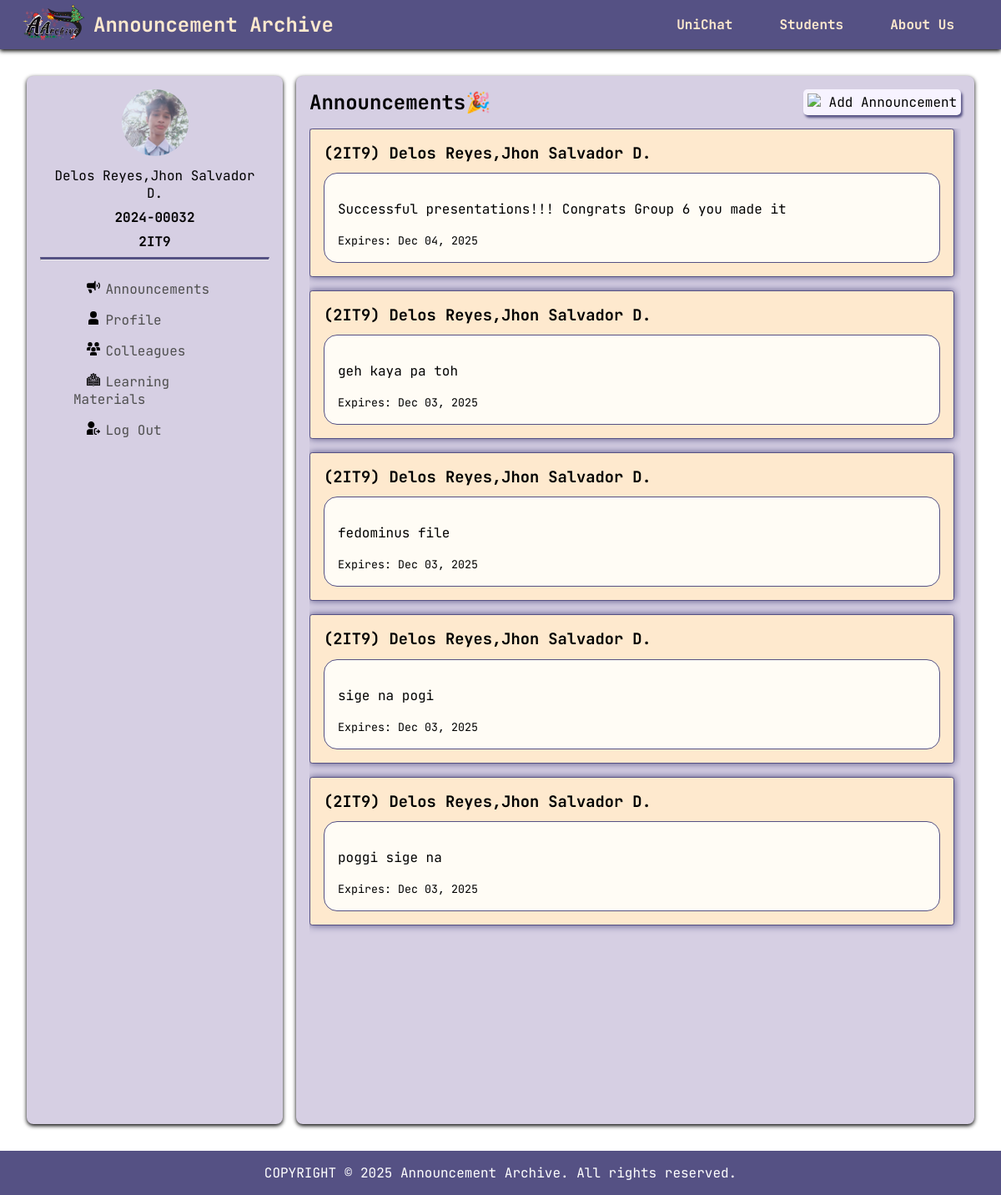
Screenshot of /announcement.php (signed in) with the database file from the repository.
### tables this page shows
CREATE TABLE `userdata` (
  `id` int(11) NOT NULL,
  `full_name` varchar(100) NOT NULL,
  `student_id` varchar(20) NOT NULL,
  `section` varchar(50) NOT NULL,
  `username` varchar(50) NOT NULL,
  `password` varchar(255) NOT NULL,
  `role` enum('Admin','User') NOT NULL,
  `created_at` timestamp NOT NULL DEFAULT current_timestamp()
);

CREATE TABLE `announcements` (
  `id` int(11) NOT NULL,
  `user_id` int(11) NOT NULL,
  `message` text NOT NULL,
  `expires_at` date NOT NULL,
  `created_at` timestamp NOT NULL DEFAULT current_timestamp()
);

### announcement.php (the view, shortened to what this page needs)
<?php
  include("userdb.php");
  $current_date = date('Y-m-d H:i:s');
  $announcements_query = "SELECT a.*, u.full_name, u.section
                        FROM announcements a
                        JOIN userdata u ON a.user_id = u.id
                        WHERE expires_at > ?
                        ORDER BY a.created_at DESC";
  $stmt = $conn->prepare($announcements_query);
  $stmt->bind_param("s", $current_date);
  $stmt->execute();
  $announcements_result = $stmt->get_result();
  $announcements = [];
  while ($row = $announcements_result->fetch_assoc()) {
      $announcements[] = $row;
  }
  $user_id = $_SESSION['user_id'];
  $sql = "SELECT full_name, student_id, section FROM userdata WHERE id = ?";
  $stmt = mysqli_prepare($conn, $sql);
  mysqli_stmt_bind_param($stmt, "i", $user_id);
  mysqli_stmt_execute($stmt);
  $result = mysqli_stmt_get_result($stmt);
  if ($row = mysqli_fetch_assoc($result)) {
    $full_name = htmlspecialchars($row['full_name']);
    $student_id = htmlspecialchars($row['student_id']);
    $section = htmlspecialchars($row['section']);
  } else {
    session_destroy();
    header("Location: login.php");
    exit;
  }
?>
<!DOCTYPE html>
<html lang="en">
<head>
  <link rel="stylesheet" href="announcement.css" />
  <link rel="stylesheet" href="nav-bar.css" />
</head>
<body>
  <nav>
    <div class="nav1">
      <a href="announcement.php"><img src="images/logo-icon.png" class="logo-icon" /></a>
      <h2>Announcement Archive</h2>
    </div>
    <ul class="nav2">
      <li><a href="">UniChat</a></li>
      <li><a href="">Students</a></li>
      <li><a href="about.php">About Us</a></li>
    </ul>
  </nav>
  <main id="main-frame">
    <section id="profile">
      <div class="main-profile">
        <img src="images/fed.jpg" />
        <p> <?php echo $full_name; ?> </p>
        <p><strong><?php echo $student_id; ?></strong></p>
        <p><strong><?php echo $section; ?></strong></p>
        <hr />
      </div>
      <div class="navigations">
        <ul>
          <li>
            <a href="announcement.php"><img src="images/announcement.svg" />Announcements</a>
          </li>
          <li>
            <a href="profile.php"><img src="images/profile.svg" />Profile</a>
          </li>
          <li>
            <a href="colleagues.php"><img src="images/colleagues.svg" />Colleagues</a>
          </li>
          <li>
            <a href="learning-materials.php"><img src="images/learning- material.png" />Learning Materials</a>
          </li>
           <li>
            <a href="logout.php"><img src="images/user-logout.svg" />Log Out</a>
          </li>
        </ul>
      </div>
    </section>
    <section id="announcement-board">
      <div class="add-ann">
        <h2>Announcements🎉</h2>
        <button type="button" id="addAnns"><img src="images/add-button.svg"> Add Announcement</button>
      </div>
      <div class="scroll-box">
        <?php if (!empty($announcements)): ?>
          <?php foreach ($announcements as $ann): ?>
          <div class="board">
            <h3>(<?php echo htmlspecialchars($ann['section']); ?>) <?php echo htmlspecialchars($ann['full_name']); ?></h3>
            <div class="container">
              <p><?php echo nl2br(htmlspecialchars($ann['message'])); ?></p>
              <small>Expires: <?php echo date('M d, Y', strtotime($ann['expires_at'])); ?></small>
            </div>
          </div>
          <?php endforeach; ?>
        <?php endif; ?>
      </div>
    </section>
  </main>
  <footer>
    <p>COPYRIGHT &copy; 2025 Announcement Archive. All rights reserved.</p>
  </footer>
</body>
</html>

### announcement.css (style rules this page uses)
* { --main-color: #555184; --second-color: #d6cfe3; --text-color: #fee9ce; --color2: #fffcf5; --color3: #f7f3ff; }
#announcement-board { background-color: var(--second-color); border-radius: 0.5rem; padding: 1rem; width: 80%; box-shadow: 0 2px 5px; }
#announcement-board h2 { margin: 0 0 1rem 0; }
#announcement-board .add-ann { display: flex; align-items: center; justify-content: space-between; }
#announcement-board .add-ann img { width: 0.8rem; }
#announcement-board .add-ann button { padding: 0.3rem; border-radius: 5px; background-color: var(--color3); font-size: 1rem; font-family: JetBrainsMono; border: none; box-shadow: 2px 3px 3px var(--main-color); margin-bottom: 1rem; }
#announcement-board .scroll-box { height: 90%; overflow-y: auto; padding-right: 0.5rem; scrollbar-width: thin; scrollbar-color: var(--main-color) var(--color2); }
#announcement-board .board { box-shadow: 0 0 10px var(--main-color); background-color: var(--text-color); height: auto; padding: 1rem; border-radius: 0.2rem; border: 1px solid var(--main-color); margin: 0 0 1rem; }
#announcement-board .board h3 { margin: 0 0 0.7rem 0; }
#announcement-board .board div { background-color: var(--color2); border-radius: 1rem; padding: 1rem; border: 1px solid var(--main-color); }
.board { background: white; border-radius: 10px; padding: 20px; margin-bottom: 15px; box-shadow: 0 2px 5px rgba(0,0,0,0.1); border: 1px solid #e0e0e0; }

### nav-bar.css (style rules this page uses)
body { font-family: JetBrainsMono; margin: 0; }
* { --main-color: #555184; --second-color: #d6cfe3; --text-color: #fee9ce; --color2: #fffcf5; --color3: #f7f3ff; }
hr { border-top: 3px solid var(--main-color); }
nav { background-color: var(--main-color); padding: 0 2rem 0 1rem; justify-content: space-between; display: flex; box-shadow: 0 2px 5px; align-items: center; }
nav .nav1 { display: flex; color: var(--text-color); align-items: center; }
nav .nav1 h2 { margin: 0; }
nav .nav2 { display: flex; gap: 0.5rem; list-style-type: none; margin: 0; }
nav .nav2 li { cursor: pointer; padding: 0.5rem; }
nav .nav2 li a { text-decoration: none; font-weight: bold; color: var(--text-color); padding: 1rem; }
nav .nav1 .logo-icon { width: 6rem; }
#main-frame { display: flex; height: 100vh; margin: 2rem; gap: 1rem; }
#main-frame #profile .navigations ul li, #main-frame #profile .navigations ul li a { list-style-type: none; text-decoration: none; }
#main-frame #profile { background-color: var(--second-color); border-radius: 0.5rem; padding: 1rem; width: 20rem; box-shadow: 0 2px 5px; }
#main-frame #profile .main-profile { text-align: center; }
#main-frame #profile .main-profile img { width: 5rem; border-radius: 100%; }
#main-frame #profile .main-profile p { margin: 0.5rem; }
#main-frame #profile .navigations ul { padding-left: 2rem; }
#main-frame #profile .navigations li { padding: 0.5rem; width: fit-content; }
#main-frame #profile .navigations li a { color: rgb(79, 79, 79); padding: 1rem; }
#main-frame #profile .navigations img { width: 1rem; margin-right: 0.4rem; }
footer { background-color: var(--main-color); color: white; text-align: center; padding: 0.5rem; margin-top: 2rem; }
footer p { margin: 0.5rem; }

### rows the page displays
userdata: full_name "Delos Reyes,Jhon Salvador D.", student "2024-00032", section "2IT9"
announcements: user.section "2IT9", user.full_name "Delos Reyes,Jhon Salvador D.", message "Successful presentations!!! Congrats Group 6 you made it", expires_at "Dec 04, 2025"
announcements: user.section "2IT9", user.full_name "Delos Reyes,Jhon Salvador D.", message "geh kaya pa toh", expires_at "Dec 03, 2025"
announcements: user.section "2IT9", user.full_name "Delos Reyes,Jhon Salvador D.", message "fedominus file", expires_at "Dec 03, 2025"
announcements: user.section "2IT9", user.full_name "Delos Reyes,Jhon Salvador D.", message "sige na pogi", expires_at "Dec 03, 2025"
announcements: user.section "2IT9", user.full_name "Delos Reyes,Jhon Salvador D.", message "poggi sige na", expires_at "Dec 03, 2025"
